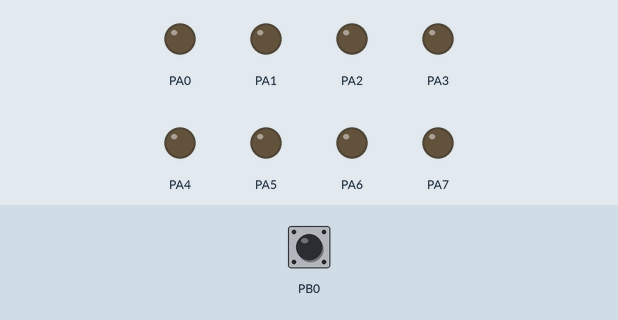
Bench run of a program on a simulated ATmega32, built with avr-gcc and emulated at 8 MHz. Shown: output pins drawn as LEDs (lit = HIGH). The inputs (shaded band) are chosen by the test bench; at power-on: PB0 HIGH.

Above: at 1.2 s.
1.3 s: PB0 pulled LOW for 0.15 s
At 2.0 s:
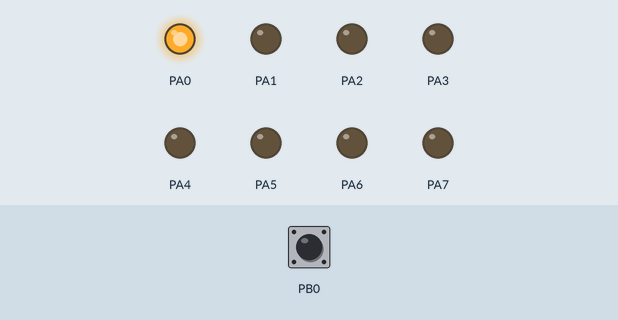
2.9 s: PB0 pulled LOW for 1 s
At 3.2 s:
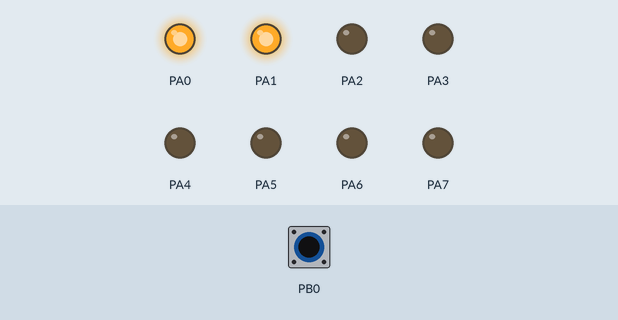
5.4 s: PB0 pulled LOW for 0.15 s
At 6.3 s:
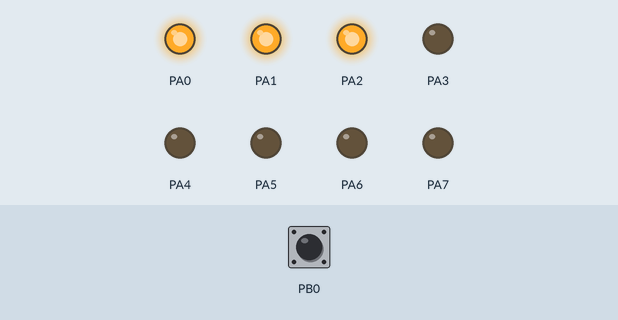
7.0 s: PB0 pulled LOW for 3.2 s
At 7.5 s:
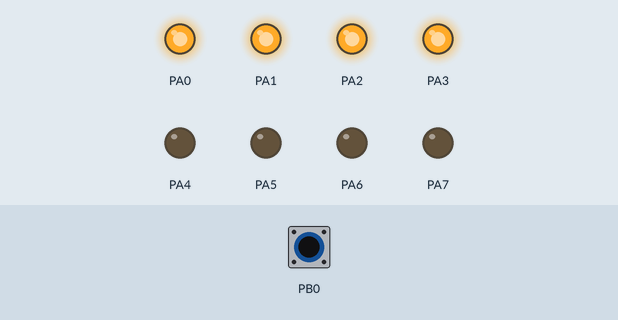
11.7 s: PB0 pulled LOW for 0.15 s
At 12.3 s:
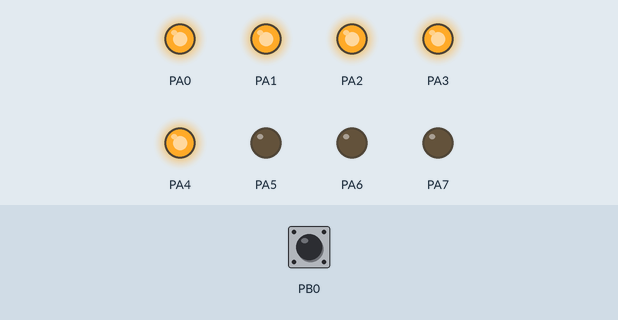
13.3 s: PB0 pulled LOW for 1 s
At 14.7 s:
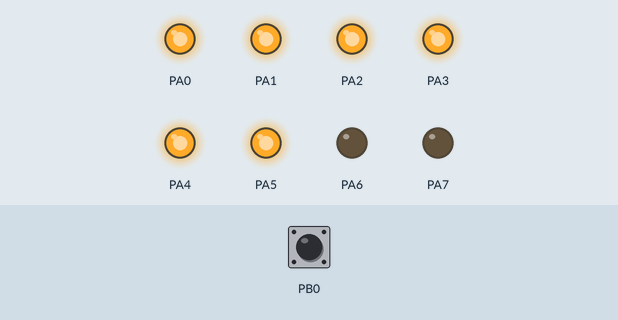
Timing chart, 0 to 16.3 s (numbered marks = the images above; inputs shaded):
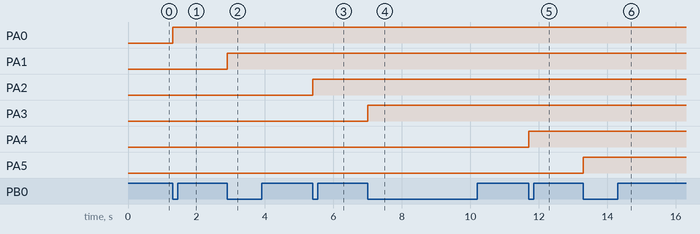

Measured:
- after the input at 1.3 s, PA0: LOW → HIGH at once
- after the input at 2.9 s, PA1: LOW → HIGH at once
- after the input at 5.4 s, PA2: LOW → HIGH at once
- after the input at 7.0 s, PA3: LOW → HIGH at once
- after the input at 11.7 s, PA4: LOW → HIGH at once
- after the input at 13.3 s, PA5: LOW → HIGH at once

The program:

main.c
```c
/*
 * LedManipulation.c
 *
 * Created: 2/1/2024 9:24:38 AM
 * Author: Marina
 */

#define F_CPU 8000000UL

#include "MemoryMap.h"
#include "BitMasks.h"
#include <util/delay.h>

int main(void)
{
	//make all pins in port A output and port B input
    DDRA = 0xff;
	DDRB = 0x00;
	PORTB = 0xff;

	//create counters
	volatile unsigned char i = 0;
	volatile unsigned char flag = 0,SP = 0;

    while (1)
    {
		if(GETBIT(PINB,0) == 0&& SP == 0)
		{
			if(flag)
			{
				CLRBIT(PORTA,i);
				i--;
			}
			else
			{
				SETBIT(PORTA,i);
				i++;
			}
			if(i == 8)
			{
				flag = 1;
				i=7;
			}
			if(i == 255)
			{
				flag = 0;
				i=0;
			}
			SP = 1;
			_delay_ms(200);
		}
		if(GETBIT(PINB,0) == 1)
		{
			SP = 0;
		}
		_delay_ms(20);
    }
}
```

BitMasks.h
```c
/*
 * BitMasks.h
 *
 * Created: 2/1/2024 10:35:47 AM
 *  Author: VTM
 */


#ifndef BITMASKS_H_
#define BITMASKS_H_

#define SETBIT(REG,BIT) REG|=(1<<BIT)
#define CLRBIT(REG,BIT) REG&=~(1<<BIT)
#define TGLBIT(REG,BIT) REG^=(1<<BIT)
#define GETBIT(REG,BIT) ((REG>>BIT)&1)

#endif /* BITMASKS_H_ */
```

MemoryMap.h
```c
/*
 * MemoryMap.h
 *
 * Created: 2/1/2024 10:35:11 AM
 *  Author: VTM
 */


#ifndef MEMORYMAP_H_
#define MEMORYMAP_H_

//GPIO Registers

//PortA
#define PORTA (*(volatile unsigned char*)(0x3B))
#define DDRA (*(volatile unsigned char*)(0x3A))
#define PINA (*(volatile unsigned char*)(0x39))

//PortB
#define PORTB (*(volatile unsigned char*)(0x38))
#define DDRB (*(volatile unsigned char*)(0x37))
#define PINB (*(volatile unsigned char*)(0x36))


#endif /* MEMORYMAP_H_ */
```
